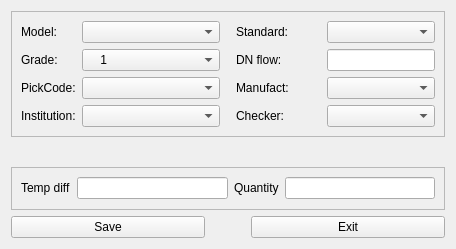
<?xml version="1.0" encoding="UTF-8"?>
<ui version="4.0">
 <class>CmbParamDlgClass</class>
 <widget class="QWidget" name="CmbParamDlgClass">
  <property name="windowModality">
   <enum>Qt::ApplicationModal</enum>
  </property>
  <property name="geometry">
   <rect>
    <x>0</x>
    <y>0</y>
    <width>456</width>
    <height>249</height>
   </rect>
  </property>
  <property name="minimumSize">
   <size>
    <width>0</width>
    <height>0</height>
   </size>
  </property>
  <property name="maximumSize">
   <size>
    <width>6000</width>
    <height>6000</height>
   </size>
  </property>
  <property name="windowTitle">
   <string>Parameter</string>
  </property>
  <property name="windowIcon">
   <iconset resource="cmbverify.qrc">
    <normaloff>:/cmbverify/images/combine.png</normaloff>:/cmbverify/images/combine.png</iconset>
  </property>
  <layout class="QGridLayout" name="gridLayout_4">
   <item row="0" column="0" colspan="2">
    <widget class="QFrame" name="frame_2">
     <property name="frameShape">
      <enum>QFrame::StyledPanel</enum>
     </property>
     <property name="frameShadow">
      <enum>QFrame::Raised</enum>
     </property>
     <layout class="QGridLayout" name="gridLayout_3">
      <item row="0" column="0">
       <layout class="QGridLayout" name="gridLayout_2">
        <item row="0" column="0">
         <widget class="QLabel" name="label_4">
          <property name="sizePolicy">
           <sizepolicy hsizetype="Fixed" vsizetype="Preferred">
            <horstretch>0</horstretch>
            <verstretch>0</verstretch>
           </sizepolicy>
          </property>
          <property name="maximumSize">
           <size>
            <width>100</width>
            <height>50</height>
           </size>
          </property>
          <property name="text">
           <string>&lt;html&gt;&lt;head/&gt;&lt;body&gt;&lt;p&gt;Model:&lt;/p&gt;&lt;/body&gt;&lt;/html&gt;</string>
          </property>
         </widget>
        </item>
        <item row="0" column="1">
         <widget class="QComboBox" name="cBox_model"/>
        </item>
        <item row="1" column="0">
         <widget class="QLabel" name="label_6">
          <property name="sizePolicy">
           <sizepolicy hsizetype="Fixed" vsizetype="Preferred">
            <horstretch>0</horstretch>
            <verstretch>0</verstretch>
           </sizepolicy>
          </property>
          <property name="maximumSize">
           <size>
            <width>100</width>
            <height>50</height>
           </size>
          </property>
          <property name="text">
           <string>&lt;html&gt;&lt;head/&gt;&lt;body&gt;&lt;p&gt;Grade:&lt;/p&gt;&lt;/body&gt;&lt;/html&gt;</string>
          </property>
         </widget>
        </item>
        <item row="1" column="1">
         <widget class="QComboBox" name="cBox_grade">
          <item>
           <property name="text">
            <string>    1</string>
           </property>
          </item>
          <item>
           <property name="text">
            <string>    2</string>
           </property>
          </item>
          <item>
           <property name="text">
            <string>    3</string>
           </property>
          </item>
         </widget>
        </item>
        <item row="2" column="0">
         <widget class="QLabel" name="label_7">
          <property name="sizePolicy">
           <sizepolicy hsizetype="Fixed" vsizetype="Preferred">
            <horstretch>0</horstretch>
            <verstretch>0</verstretch>
           </sizepolicy>
          </property>
          <property name="text">
           <string>&lt;html&gt;&lt;head/&gt;&lt;body&gt;&lt;p&gt;PickCode:&lt;/p&gt;&lt;/body&gt;&lt;/html&gt;</string>
          </property>
         </widget>
        </item>
        <item row="2" column="1">
         <widget class="QComboBox" name="cBox_collcode"/>
        </item>
        <item row="3" column="0">
         <widget class="QLabel" name="label_10">
          <property name="sizePolicy">
           <sizepolicy hsizetype="Fixed" vsizetype="Preferred">
            <horstretch>0</horstretch>
            <verstretch>0</verstretch>
           </sizepolicy>
          </property>
          <property name="maximumSize">
           <size>
            <width>100</width>
            <height>50</height>
           </size>
          </property>
          <property name="text">
           <string>&lt;html&gt;&lt;head/&gt;&lt;body&gt;&lt;p&gt;Institution:&lt;/p&gt;&lt;/body&gt;&lt;/html&gt;</string>
          </property>
         </widget>
        </item>
        <item row="3" column="1">
         <widget class="QComboBox" name="cBox_inst"/>
        </item>
       </layout>
      </item>
      <item row="0" column="1">
       <spacer name="horizontalSpacer">
        <property name="orientation">
         <enum>Qt::Horizontal</enum>
        </property>
        <property name="sizeType">
         <enum>QSizePolicy::Fixed</enum>
        </property>
        <property name="sizeHint" stdset="0">
         <size>
          <width>10</width>
          <height>20</height>
         </size>
        </property>
       </spacer>
      </item>
      <item row="0" column="2">
       <layout class="QGridLayout" name="gridLayout">
        <item row="0" column="0">
         <widget class="QLabel" name="label">
          <property name="text">
           <string>&lt;html&gt;&lt;head/&gt;&lt;body&gt;&lt;p&gt;Standard:&lt;/p&gt;&lt;/body&gt;&lt;/html&gt;</string>
          </property>
         </widget>
        </item>
        <item row="0" column="1">
         <widget class="QComboBox" name="cBox_stand"/>
        </item>
        <item row="1" column="0">
         <widget class="QLabel" name="label_22">
          <property name="text">
           <string>&lt;html&gt;&lt;head/&gt;&lt;body&gt;&lt;p&gt;DN flow:&lt;/p&gt;&lt;/body&gt;&lt;/html&gt;</string>
          </property>
         </widget>
        </item>
        <item row="1" column="1">
         <widget class="QLineEdit" name="lineEdit_dnflow">
          <property name="sizePolicy">
           <sizepolicy hsizetype="Preferred" vsizetype="Fixed">
            <horstretch>0</horstretch>
            <verstretch>0</verstretch>
           </sizepolicy>
          </property>
          <property name="maximumSize">
           <size>
            <width>165555</width>
            <height>16777215</height>
           </size>
          </property>
         </widget>
        </item>
        <item row="2" column="0">
         <widget class="QLabel" name="label_2">
          <property name="text">
           <string>&lt;html&gt;&lt;head/&gt;&lt;body&gt;&lt;p&gt;Manufact:&lt;/p&gt;&lt;/body&gt;&lt;/html&gt;</string>
          </property>
         </widget>
        </item>
        <item row="2" column="1">
         <widget class="QComboBox" name="cBox_manu"/>
        </item>
        <item row="3" column="0">
         <widget class="QLabel" name="label_3">
          <property name="text">
           <string>&lt;html&gt;&lt;head/&gt;&lt;body&gt;&lt;p&gt;Checker:&lt;/p&gt;&lt;/body&gt;&lt;/html&gt;</string>
          </property>
         </widget>
        </item>
        <item row="3" column="1">
         <widget class="QComboBox" name="cBox_chk"/>
        </item>
       </layout>
      </item>
     </layout>
    </widget>
   </item>
   <item row="2" column="0" colspan="2">
    <widget class="QFrame" name="frame">
     <property name="maximumSize">
      <size>
       <width>16777215</width>
       <height>80</height>
      </size>
     </property>
     <property name="frameShape">
      <enum>QFrame::StyledPanel</enum>
     </property>
     <property name="frameShadow">
      <enum>QFrame::Raised</enum>
     </property>
     <layout class="QGridLayout" name="gridLayout_5">
      <item row="0" column="0">
       <widget class="QLabel" name="label_9">
        <property name="text">
         <string>Temp diff</string>
        </property>
       </widget>
      </item>
      <item row="0" column="1">
       <widget class="QLineEdit" name="lineEdit_temp_diff"/>
      </item>
      <item row="0" column="2">
       <widget class="QLabel" name="label_8">
        <property name="text">
         <string>Quantity</string>
        </property>
       </widget>
      </item>
      <item row="0" column="3">
       <widget class="QLineEdit" name="lineEdit_quan"/>
      </item>
     </layout>
    </widget>
   </item>
   <item row="1" column="1">
    <spacer name="verticalSpacer">
     <property name="orientation">
      <enum>Qt::Vertical</enum>
     </property>
     <property name="sizeType">
      <enum>QSizePolicy::Preferred</enum>
     </property>
     <property name="sizeHint" stdset="0">
      <size>
       <width>20</width>
       <height>24</height>
      </size>
     </property>
    </spacer>
   </item>
   <item row="3" column="0" colspan="2">
    <layout class="QHBoxLayout" name="horizontalLayout_8">
     <item>
      <widget class="QPushButton" name="btn_save">
       <property name="text">
        <string>Save</string>
       </property>
      </widget>
     </item>
     <item>
      <spacer name="horizontalSpacer_8">
       <property name="orientation">
        <enum>Qt::Horizontal</enum>
       </property>
       <property name="sizeType">
        <enum>QSizePolicy::Preferred</enum>
       </property>
       <property name="sizeHint" stdset="0">
        <size>
         <width>40</width>
         <height>20</height>
        </size>
       </property>
      </spacer>
     </item>
     <item>
      <widget class="QPushButton" name="btn_exit">
       <property name="text">
        <string>Exit</string>
       </property>
      </widget>
     </item>
    </layout>
   </item>
  </layout>
 </widget>
 <resources>
  <include location="cmbverify.qrc"/>
 </resources>
 <connections/>
</ui>
